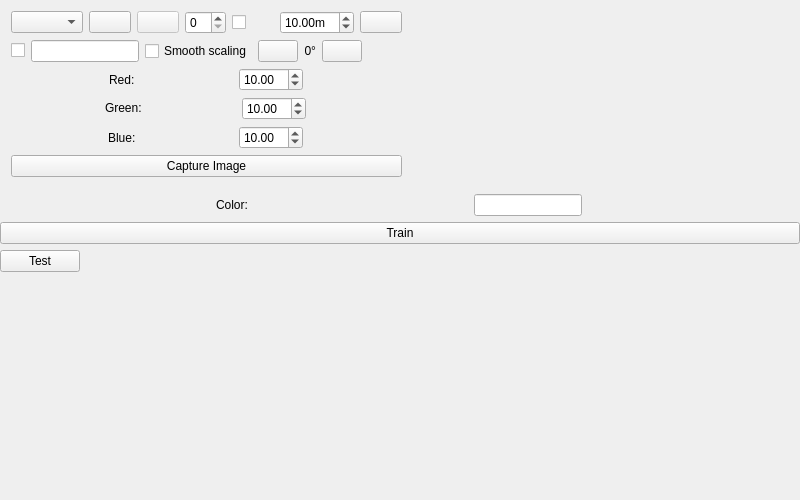
<?xml version="1.0" encoding="UTF-8"?>
<ui version="4.0">
 <class>ImageViewWidget</class>
 <widget class="QWidget" name="ImageViewWidget">
  <property name="enabled">
   <bool>true</bool>
  </property>
  <property name="geometry">
   <rect>
    <x>0</x>
    <y>0</y>
    <width>800</width>
    <height>500</height>
   </rect>
  </property>
  <property name="windowTitle">
   <string>Image View</string>
  </property>
  <layout class="QVBoxLayout" name="verticalLayout" stretch="0,0,0,0">
   <property name="leftMargin">
    <number>0</number>
   </property>
   <property name="topMargin">
    <number>0</number>
   </property>
   <property name="rightMargin">
    <number>0</number>
   </property>
   <property name="bottomMargin">
    <number>0</number>
   </property>
   <item>
    <widget class="QWidget" name="toolbar_widget" native="true">
     <property name="sizePolicy">
      <sizepolicy hsizetype="Fixed" vsizetype="Fixed">
       <horstretch>0</horstretch>
       <verstretch>0</verstretch>
      </sizepolicy>
     </property>
     <layout class="QVBoxLayout" name="verticalLayout_2">
      <item>
       <layout class="QHBoxLayout" name="horizontalLayout_3">
        <item>
         <widget class="QComboBox" name="topics_combo_box">
          <property name="sizeAdjustPolicy">
           <enum>QComboBox::AdjustToContents</enum>
          </property>
         </widget>
        </item>
        <item>
         <widget class="QPushButton" name="refresh_topics_push_button">
          <property name="toolTip">
           <string>Refresh topics</string>
          </property>
          <property name="icon">
           <iconset theme="view-refresh">
            <normaloff>.</normaloff>.</iconset>
          </property>
         </widget>
        </item>
        <item>
         <widget class="QPushButton" name="zoom_1_push_button">
          <property name="enabled">
           <bool>false</bool>
          </property>
          <property name="toolTip">
           <string>Original zoom</string>
          </property>
          <property name="icon">
           <iconset theme="zoom-original">
            <normaloff>.</normaloff>.</iconset>
          </property>
          <property name="checkable">
           <bool>true</bool>
          </property>
         </widget>
        </item>
        <item>
         <widget class="QSpinBox" name="num_gridlines_spin_box">
          <property name="toolTip">
           <string># of gridlines to overlay</string>
          </property>
          <property name="minimum">
           <number>0</number>
          </property>
          <property name="maximum">
           <number>20</number>
          </property>
          <property name="value">
           <number>0</number>
          </property>
         </widget>
        </item>
        <item>
         <widget class="QCheckBox" name="dynamic_range_check_box">
          <property name="toolTip">
           <string>Dynamic depth range</string>
          </property>
          <property name="text">
           <string/>
          </property>
         </widget>
        </item>
        <item>
         <widget class="QDoubleSpinBox" name="max_range_double_spin_box">
          <property name="toolTip">
           <string>Max depth</string>
          </property>
          <property name="suffix">
           <string>m</string>
          </property>
          <property name="minimum">
           <double>0.010000000000000</double>
          </property>
          <property name="maximum">
           <double>100.000000000000000</double>
          </property>
          <property name="value">
           <double>10.000000000000000</double>
          </property>
         </widget>
        </item>
        <item>
         <widget class="QPushButton" name="save_as_image_push_button">
          <property name="toolTip">
           <string>Save as image</string>
          </property>
          <property name="icon">
           <iconset theme="image-x-generic">
            <normaloff>.</normaloff>.</iconset>
          </property>
          <property name="iconSize">
           <size>
            <width>16</width>
            <height>16</height>
           </size>
          </property>
         </widget>
        </item>
       </layout>
      </item>
      <item>
       <layout class="QHBoxLayout" name="horizontalLayout">
        <item>
         <widget class="QCheckBox" name="publish_click_location_check_box">
          <property name="text">
           <string/>
          </property>
         </widget>
        </item>
        <item>
         <widget class="QLineEdit" name="publish_click_location_topic_line_edit">
          <property name="toolTip">
           <string>Click location topic (leave empty for auto-naming)</string>
          </property>
         </widget>
        </item>
        <item>
         <widget class="QCheckBox" name="smooth_image_check_box">
          <property name="toolTip">
           <string>Dynamic depth range</string>
          </property>
          <property name="text">
           <string>Smooth scaling</string>
          </property>
         </widget>
        </item>
        <item>
         <widget class="QPushButton" name="rotate_left_push_button">
          <property name="text">
           <string/>
          </property>
          <property name="icon">
           <iconset theme="object-rotate-left">
            <normaloff>.</normaloff>.</iconset>
          </property>
         </widget>
        </item>
        <item>
         <widget class="QLabel" name="rotate_label">
          <property name="text">
           <string>0°</string>
          </property>
          <property name="alignment">
           <set>Qt::AlignRight|Qt::AlignTrailing|Qt::AlignVCenter</set>
          </property>
         </widget>
        </item>
        <item>
         <widget class="QPushButton" name="rotate_right_push_button">
          <property name="text">
           <string/>
          </property>
          <property name="icon">
           <iconset theme="object-rotate-right">
            <normaloff>.</normaloff>.</iconset>
          </property>
         </widget>
        </item>
        <item>
         <spacer name="horizontalSpacer">
          <property name="orientation">
           <enum>Qt::Horizontal</enum>
          </property>
          <property name="sizeHint" stdset="0">
           <size>
            <width>40</width>
            <height>20</height>
           </size>
          </property>
         </spacer>
        </item>
       </layout>
      </item>
      <item>
       <layout class="QHBoxLayout" name="horizontalLayout_5">
        <item>
         <widget class="QLabel" name="red_label">
          <property name="sizePolicy">
           <sizepolicy hsizetype="Fixed" vsizetype="Minimum">
            <horstretch>0</horstretch>
            <verstretch>0</verstretch>
           </sizepolicy>
          </property>
          <property name="minimumSize">
           <size>
            <width>5</width>
            <height>5</height>
           </size>
          </property>
          <property name="text">
           <string>Red:</string>
          </property>
         </widget>
        </item>
        <item>
         <widget class="QDoubleSpinBox" name="red_value">
          <property name="sizePolicy">
           <sizepolicy hsizetype="Fixed" vsizetype="Fixed">
            <horstretch>0</horstretch>
            <verstretch>0</verstretch>
           </sizepolicy>
          </property>
          <property name="minimum">
           <double>0.000000000000000</double>
          </property>
          <property name="maximum">
           <double>255.000000000000000</double>
          </property>
          <property name="value">
           <double>10.000000000000000</double>
          </property>
         </widget>
        </item>
       </layout>
      </item>
      <item>
       <layout class="QHBoxLayout" name="horizontalLayout_6">
        <item>
         <widget class="QLabel" name="green_label">
          <property name="enabled">
           <bool>true</bool>
          </property>
          <property name="sizePolicy">
           <sizepolicy hsizetype="Fixed" vsizetype="Fixed">
            <horstretch>0</horstretch>
            <verstretch>0</verstretch>
           </sizepolicy>
          </property>
          <property name="text">
           <string>Green:</string>
          </property>
         </widget>
        </item>
        <item>
         <widget class="QDoubleSpinBox" name="green_value">
          <property name="sizePolicy">
           <sizepolicy hsizetype="Fixed" vsizetype="Fixed">
            <horstretch>0</horstretch>
            <verstretch>0</verstretch>
           </sizepolicy>
          </property>
          <property name="minimum">
           <double>0.000000000000000</double>
          </property>
          <property name="maximum">
           <double>255.000000000000000</double>
          </property>
          <property name="value">
           <double>10.000000000000000</double>
          </property>
         </widget>
        </item>
       </layout>
      </item>
      <item>
       <layout class="QHBoxLayout" name="horizontalLayout_7">
        <item>
         <widget class="QLabel" name="blue_label">
          <property name="sizePolicy">
           <sizepolicy hsizetype="Fixed" vsizetype="Preferred">
            <horstretch>0</horstretch>
            <verstretch>0</verstretch>
           </sizepolicy>
          </property>
          <property name="text">
           <string>Blue:</string>
          </property>
         </widget>
        </item>
        <item>
         <widget class="QDoubleSpinBox" name="blue_value">
          <property name="sizePolicy">
           <sizepolicy hsizetype="Fixed" vsizetype="Preferred">
            <horstretch>0</horstretch>
            <verstretch>0</verstretch>
           </sizepolicy>
          </property>
          <property name="minimum">
           <double>0.000000000000000</double>
          </property>
          <property name="maximum">
           <double>255.000000000000000</double>
          </property>
          <property name="value">
           <double>10.000000000000000</double>
          </property>
         </widget>
        </item>
       </layout>
      </item>
      <item>
       <widget class="QPushButton" name="captureImagepushButton">
        <property name="text">
         <string>Capture Image</string>
        </property>
       </widget>
      </item>
     </layout>
    </widget>
   </item>
   <item>
    <layout class="QHBoxLayout" name="horizontalLayout_8">
     <item>
      <widget class="QLabel" name="color_label">
       <property name="sizePolicy">
        <sizepolicy hsizetype="Fixed" vsizetype="Fixed">
         <horstretch>0</horstretch>
         <verstretch>0</verstretch>
        </sizepolicy>
       </property>
       <property name="text">
        <string>Color: </string>
       </property>
      </widget>
     </item>
     <item>
      <widget class="QLineEdit" name="color_value">
       <property name="sizePolicy">
        <sizepolicy hsizetype="Fixed" vsizetype="Fixed">
         <horstretch>0</horstretch>
         <verstretch>0</verstretch>
        </sizepolicy>
       </property>
      </widget>
     </item>
    </layout>
   </item>
   <item>
    <widget class="QPushButton" name="trainPushButton">
     <property name="sizePolicy">
      <sizepolicy hsizetype="Expanding" vsizetype="Fixed">
       <horstretch>0</horstretch>
       <verstretch>0</verstretch>
      </sizepolicy>
     </property>
     <property name="text">
      <string>Train</string>
     </property>
    </widget>
   </item>
   <item>
    <layout class="QHBoxLayout" name="horizontalLayout_9">
     <item>
      <widget class="QPushButton" name="testPushButton">
       <property name="sizePolicy">
        <sizepolicy hsizetype="Fixed" vsizetype="Fixed">
         <horstretch>0</horstretch>
         <verstretch>0</verstretch>
        </sizepolicy>
       </property>
       <property name="text">
        <string>Test</string>
       </property>
      </widget>
     </item>
     <item>
         <widget class="QLabel" name="test_value">
          <property name="text">
           <string> </string>
          </property>
         </widget>
        </item>
    </layout>
   </item>
   <item>
    <layout class="QHBoxLayout" name="image_layout" stretch="0">
     <property name="spacing">
      <number>0</number>
     </property>
     <property name="sizeConstraint">
      <enum>QLayout::SetFixedSize</enum>
     </property>
     <item>
      <widget class="QScrollArea" name="scrollArea">
       <property name="frameShape">
        <enum>QFrame::NoFrame</enum>
       </property>
       <property name="widgetResizable">
        <bool>true</bool>
       </property>
       <widget class="QWidget" name="scrollAreaWidgetContents">
        <property name="geometry">
         <rect>
          <x>0</x>
          <y>0</y>
          <width>798</width>
          <height>216</height>
         </rect>
        </property>
        <property name="sizePolicy">
         <sizepolicy hsizetype="Expanding" vsizetype="Expanding">
          <horstretch>0</horstretch>
          <verstretch>0</verstretch>
         </sizepolicy>
        </property>
        <layout class="QHBoxLayout" name="horizontalLayout_4">
         <property name="leftMargin">
          <number>1</number>
         </property>
         <property name="topMargin">
          <number>1</number>
         </property>
         <property name="rightMargin">
          <number>1</number>
         </property>
         <property name="bottomMargin">
          <number>1</number>
         </property>
         <item>
          <widget class="rqt_image_view::RatioLayoutedFrame" name="image_frame">
           <property name="sizePolicy">
            <sizepolicy hsizetype="Minimum" vsizetype="Minimum">
             <horstretch>0</horstretch>
             <verstretch>0</verstretch>
            </sizepolicy>
           </property>
           <property name="minimumSize">
            <size>
             <width>100</width>
             <height>100</height>
            </size>
           </property>
           <property name="contextMenuPolicy">
            <enum>Qt::ActionsContextMenu</enum>
           </property>
           <property name="frameShape">
            <enum>QFrame::NoFrame</enum>
           </property>
           <property name="lineWidth">
            <number>1</number>
           </property>
          </widget>
         </item>
        </layout>
       </widget>
      </widget>
     </item>
    </layout>
   </item>
  </layout>
 </widget>
 <layoutdefault spacing="6" margin="11"/>
 <customwidgets>
  <customwidget>
   <class>rqt_image_view::RatioLayoutedFrame</class>
   <extends>QFrame</extends>
   <header>rqt_image_view/ratio_layouted_frame.h</header>
   <container>1</container>
  </customwidget>
 </customwidgets>
 <resources/>
 <connections/>
</ui>
